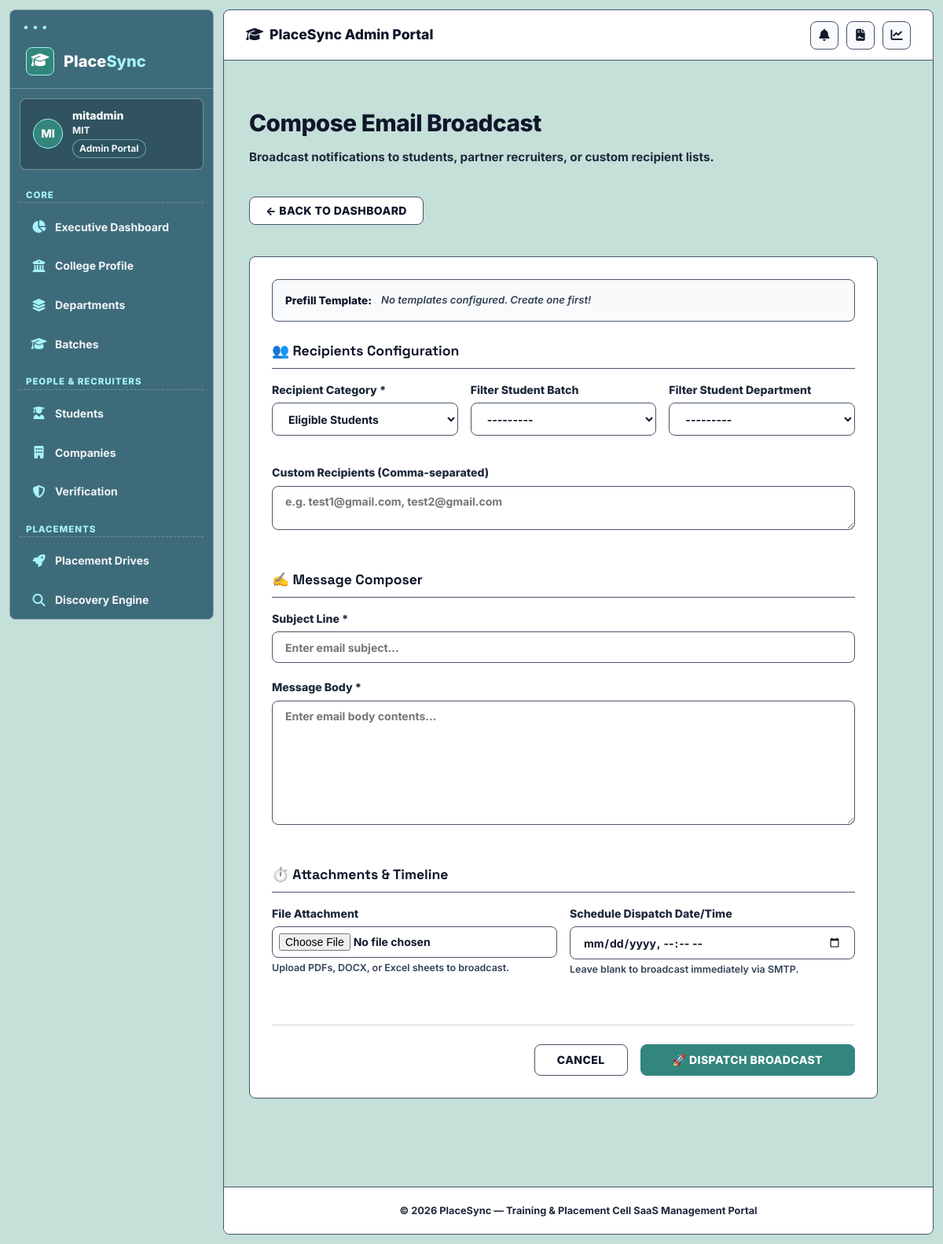
The page /communication/compose/ (signed in) on the database as committed earlier.
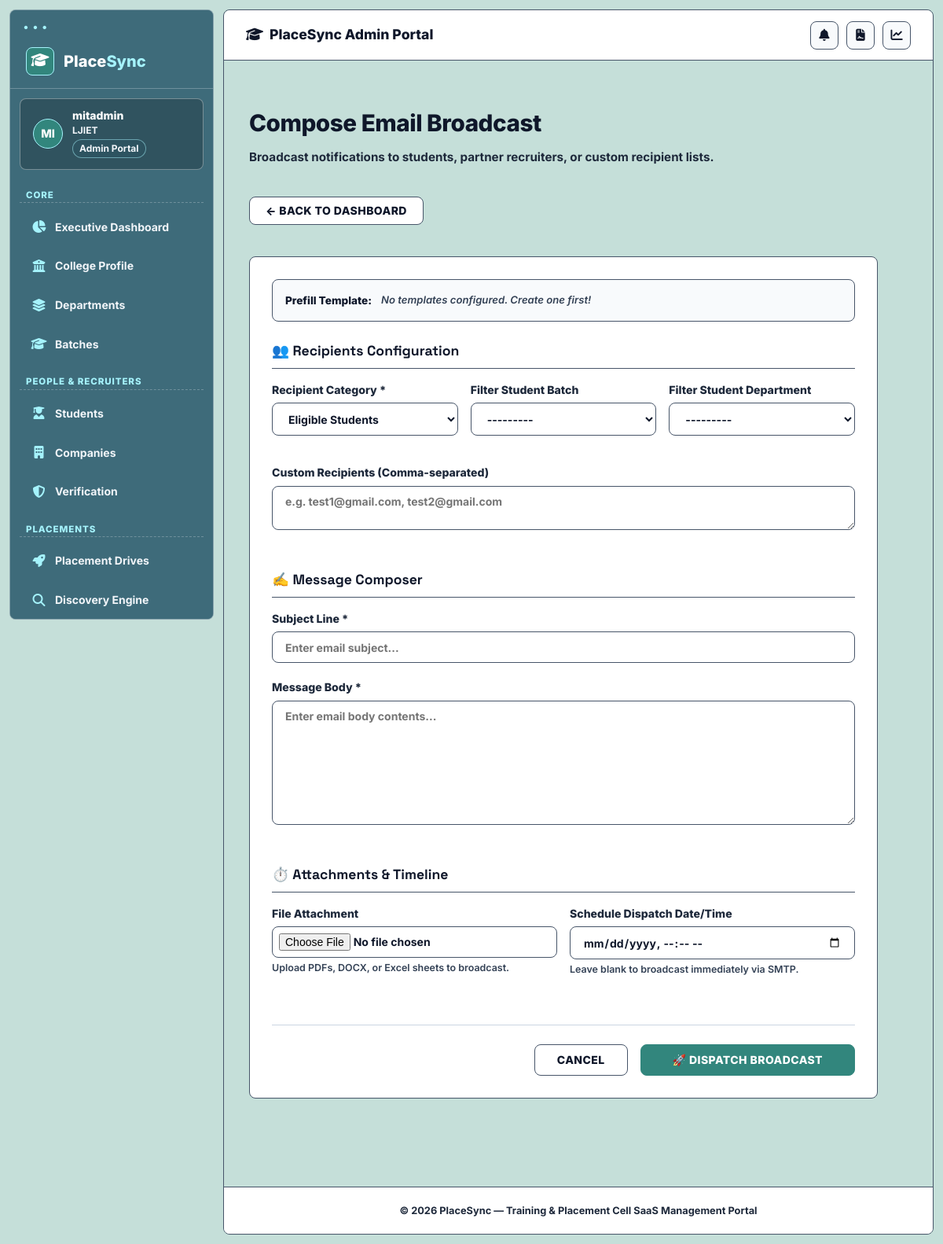
The same page on the database as committed later.
### accounts/models.py (models this page shows, shortened)
class User(AbstractUser):
    class Role(models.TextChoices):
        COLLEGE_ADMIN = 'COLLEGE_ADMIN', 'College Admin'
        STUDENT = 'STUDENT', 'Student'
    role = models.CharField(
        max_length=20,
        choices=Role.choices,
        default=Role.STUDENT
    )
    college = models.ForeignKey(
        'colleges.College',
        on_delete=models.SET_NULL,
        null=True,
        blank=True,
        related_name='users'
    )
    must_change_password = models.BooleanField(default=False)

### colleges/models.py (models this page shows, shortened)
class College(models.Model):
    name = models.CharField(max_length=255, unique=True)
    code = models.CharField(max_length=50, unique=True, help_text="Unique college code or abbreviation")
    address = models.TextField(blank=True)
    website = models.URLField(blank=True)
    created_at = models.DateTimeField(auto_now_add=True)
    logo = models.ImageField(upload_to='college_logos/', blank=True, null=True)
    university = models.CharField(max_length=255, blank=True)
    email = models.EmailField(blank=True)
    phone = models.CharField(max_length=20, blank=True)
    linkedin = models.URLField(blank=True, verbose_name="LinkedIn")
    twitter = models.URLField(blank=True, verbose_name="Twitter")
    instagram = models.URLField(blank=True, verbose_name="Instagram")

### communication/views.py (the view, shortened to what this page needs)
# urls.py: path('compose/', ComposeEmailView.as_view(), name='compose'),
class ComposeEmailView(LoginRequiredMixin, View):
    template_name = 'communication/compose.html'
    form_class = ComposeEmailForm
    def get(self, request, *args, **kwargs):
        if request.user.role != 'COLLEGE_ADMIN':
            return HttpResponseForbidden()
        template_id = request.GET.get('template_id')
        initial_data = {}
        form = self.form_class(college=request.user.college, initial=initial_data)
        return render(request, self.template_name, {'form': form})

### batches/models.py (called while the page is built)
    def __str__(self):
        return f"{self.name} ({self.department.code})"

### departments/models.py (called while the page is built)
    def __str__(self):
        return f"{self.name} ({self.code}) - {self.college.code}"

### staff_permissions/templatetags/staff_tags.py (called while the page is built)
@register.filter(name='has_perm_filter')
def has_perm_filter(user, permission_name):
    if not user or not user.is_authenticated:
        return False
    return has_staff_permission(user, permission_name)

@register.filter(name='is_college_admin_filter')
def is_college_admin_filter(user):
    if not user or not user.is_authenticated:
        return False
    return is_college_admin(user)

### staff_permissions/utils.py (called while the page is built, shortened)
def is_college_admin(user):
    if not user.is_authenticated:
        return False
    if user.is_superuser:
        return True
    if getattr(user, 'role', '') == 'COLLEGE_ADMIN':
        return not hasattr(user, 'staff_profile')
    return False

def has_staff_permission(user, permission_name):
    if not user.is_authenticated:
        return False
    if is_college_admin(user):
        return True

### templates/communication/compose.html (shortened to what the changed rows need)
{% extends 'base.html' %}
{% block content %}
<div class="container" style="flex: 1; padding-top: 2rem; padding-bottom: 3rem; max-width: 800px;">
    <div class="sp-page-header" style="margin-bottom: 1.5rem;">
        <div>
            <h1 class="sp-page-title">Compose Email Broadcast</h1>
        </div>
    </div>
</div>
{% endblock %}

### templates/base.html (shortened to what the changed rows need)
{% load static %}
{% load staff_tags %}
<!DOCTYPE html>
<html lang="en">
<head>
    <link rel="stylesheet" href="https://cdnjs.cloudflare.com/ajax/libs/font-awesome/6.5.1/css/all.min.css" />
    <link rel="stylesheet" href="{% static 'css/student.css' %}?v=7.0">
    <link rel="stylesheet" href="{% static 'css/style.css' %}?v=7.0">
</head>
<body class="page-dashboard">
{% if user.is_authenticated %}
<div class="sp-layout">
    <aside class="sp-sidebar" role="navigation" aria-label="College Admin navigation">
        <a href="{% url 'dashboard:index' %}" class="sp-brand">
            <div class="sp-brand-icon"><i class="fa-solid fa-graduation-cap"></i></div>
            <div class="sp-brand-text">Place<span>Sync</span></div>
        </a>
        <div class="sp-identity">
            <div class="sp-avatar">{{ user.username|slice:":2"|upper }}</div>
            <div>
                <div class="sp-identity-name">{{ user.username }}</div>
                <div class="sp-identity-roll">{% if user.college %}{{ user.college.code }}{% else %}PlaceSync{% endif %}</div>
                <div class="sp-identity-badge">Admin Portal</div>
            </div>
        </div>
        {% if request.user|has_perm_filter:"dashboard.view" or request.user|has_perm_filter:"system_settings.view" %}
        <div class="sp-section">
            <div class="sp-section-label">Core</div>
            <ul class="sp-nav">
                {% if request.user|has_perm_filter:"dashboard.view" %}
                <li><a href="{% url 'dashboard:index' %}" class="sp-link "><span class="sp-link-icon"><i class="fa-solid fa-chart-pie"></i></span> Executive Dashboard</a></li>
                {% endif %}
                {% if request.user|has_perm_filter:"system_settings.view" %}
                <li><a href="{% url 'colleges:profile_detail' %}" class="sp-link "><span class="sp-link-icon"><i class="fa-solid fa-building-columns"></i></span> College Profile</a></li>
                <li><a href="{% url 'departments:list' %}" class="sp-link "><span class="sp-link-icon"><i class="fa-solid fa-layer-group"></i></span> Departments</a></li>
                <li><a href="{% url 'batches:list' %}" class="sp-link {% if request.resolver_match.namespace == 'batches' %}active{% endif %}"><span class="sp-link-icon"><i class="fa-solid fa-graduation-cap"></i></span> Batches</a></li>
                {% endif %}
            </ul>
        </div>
        {% endif %}
        {% if request.user|has_perm_filter:"students.view" or request.user|has_perm_filter:"opportunity_discovery.view" %}
        <div class="sp-section">
            <div class="sp-section-label">People &amp; Recruiters</div>
            <ul class="sp-nav">
                {% if request.user|has_perm_filter:"students.view" %}
                <li><a href="{% url 'students:list' %}" class="sp-link {% if request.resolver_match.namespace == 'students' %}active{% endif %}"><span class="sp-link-icon"><i class="fa-solid fa-user-graduate"></i></span> Students</a></li>
                {% endif %}
                {% if request.user|has_perm_filter:"opportunity_discovery.view" %}
                <li><a href="{% url 'companies:list' %}" class="sp-link "><span class="sp-link-icon"><i class="fa-solid fa-building"></i></span> Companies</a></li>
                <li><a href="{% url 'companies:verification_dashboard' %}" class="sp-link "><span class="sp-link-icon"><i class="fa-solid fa-shield-halved"></i></span> Verification</a></li>
                {% endif %}
            </ul>
        </div>
        {% endif %}
        {% if request.user|has_perm_filter:"placement_drives.view" or request.user|has_perm_filter:"opportunity_discovery.view" %}
        <div class="sp-section">
            <div class="sp-section-label">Placements</div>
            <ul class="sp-nav">
                {% if request.user|has_perm_filter:"placement_drives.view" %}
                <li><a href="{% url 'placements:list' %}" class="sp-link "><span class="sp-link-icon"><i class="fa-solid fa-rocket"></i></span> Placement Drives</a></li>
                {% endif %}
                {% if request.user|has_perm_filter:"opportunity_discovery.view" %}
                <li><a href="{% url 'opportunities:list' %}" class="sp-link "><span class="sp-link-icon"><i class="fa-solid fa-magnifying-glass"></i></span> Discovery Engine</a></li>
                {% endif %}
            </ul>
        </div>
        {% endif %}
    </aside>
    <div class="sp-main">
        <header class="sp-topbar">
            <span class="sp-topbar-title">
                <span><i class="fa-solid fa-graduation-cap"></i></span> {% block topbar_title %}PlaceSync Admin Portal{% endblock %}
            </span>
            <div class="sp-topbar-right">
                <a href="{% url 'communication:notifications' %}" class="sp-topbar-btn" title="Notifications">
                    <i class="fa-solid fa-bell"></i>
                </a>
                <a href="{% url 'reports:dashboard' %}" class="sp-topbar-btn" title="Reports"><i class="fa-solid fa-file-contract"></i></a>
                <a href="{% url 'analytics:dashboard' %}" class="sp-topbar-btn" title="Analytics"><i class="fa-solid fa-chart-line"></i></a>
            </div>
        </header>
        <main class="sp-content" id="main-content">
{% endif %}
{% block content %}{% endblock %}
{% if user.is_authenticated %}
        </main>
    </div>
</div>
{% else %}
</div>
{% endif %}
</body>
</html>

Rows that differ between the two databases and show on the page:
changed User "MI": college.code "MIT" → "LJIET"
